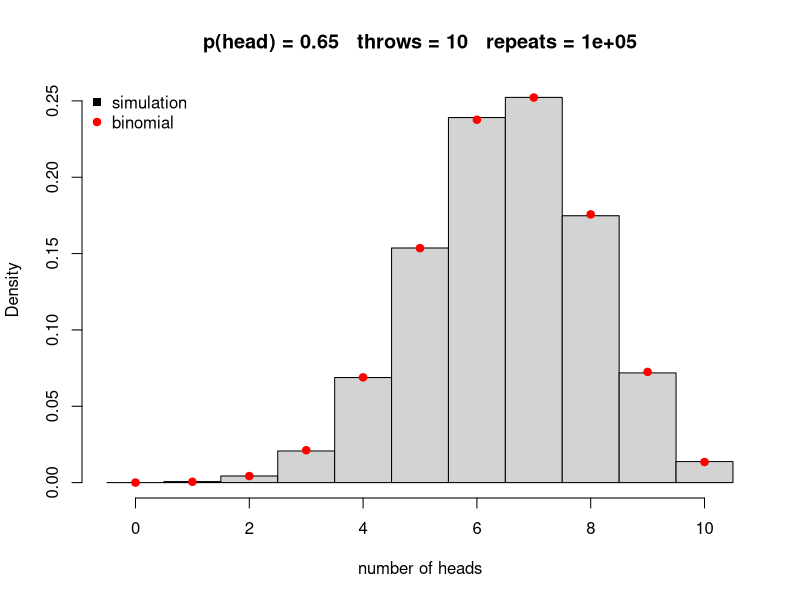

Source code (R):
# Simulates j series of n throws of a coin
# Can overlay the bionomial distribution


p_head <- 0.65
throws <- 10
repeats <- 100000

# For overlaying binomial
normalize_and_compare <- 1
plot_binomial <- 1

results <- rep(NA, repeats)
for (i in 1: repeats)
{

run <- sample.int(2, size=throws, prob=c(1-p_head, p_head), replace=TRUE)
run <- run - 1
number_of_heads <- sum(run)
results[i] <- number_of_heads

}

# Every outcome the experiment could produce, from no heads up to all heads.
# Fixing the axis to this range (rather than to what we happened to observe)
# keeps the plot the same from run to run, and leaves the rare outcomes
# visible as empty space instead of quietly dropping them.
possible <- 0:throws
breaks <- seq(-0.5, throws + 0.5, by = 1)

title <- paste("p(head) =", p_head, "  throws =", throws, "  repeats =", repeats)

# Work out the simulated and the theoretical heights before plotting, so the
# y axis can be made tall enough for both.
h <- hist(results, breaks = breaks, plot = FALSE)

if (normalize_and_compare)
{
  # The bars are one unit wide, so each bar's height is the proportion of
  # runs that gave that many heads -- directly comparable to a probability.
  simulated <- h$density
  expected <- dbinom(possible, throws, p_head)
} else {
  # The binomial put back on the scale of the raw counts.
  simulated <- h$counts
  expected <- dbinom(possible, throws, p_head) * repeats
}

hist(results, breaks = breaks, freq = !normalize_and_compare, main = title,
     xlab = "number of heads", ylim = c(0, max(simulated, expected)))

if (plot_binomial)
{
  points(possible, expected, col = "red", pch = 19)
  legend("topleft", legend = c("simulation", "binomial"),
         col = c("black", "red"), pch = c(15, 19), bty = "n")
}
